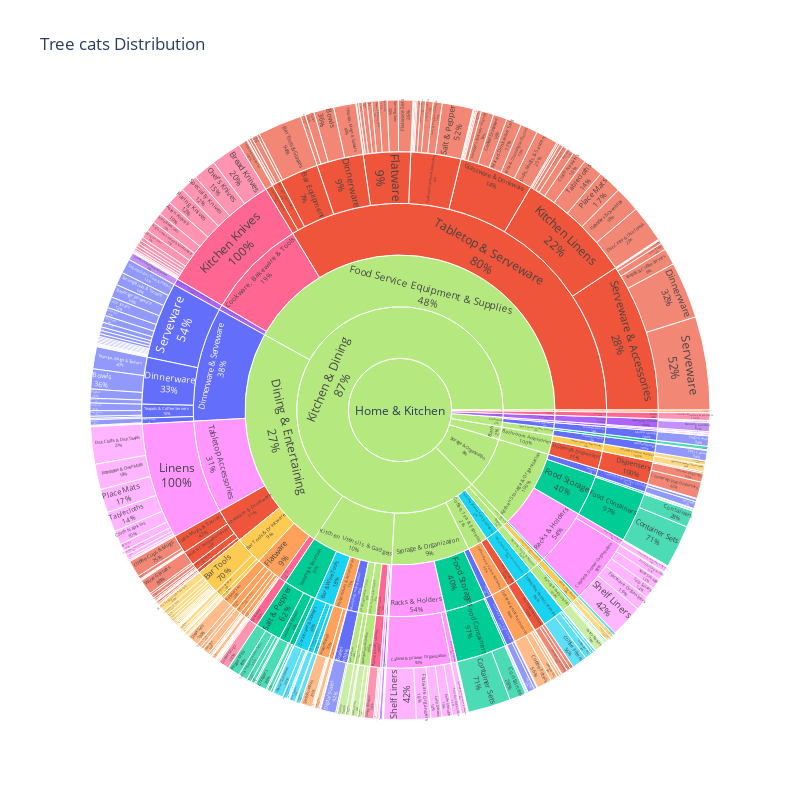

Notebook source saved alongside this figure:
### Code cell
ch_group=ch[[0,1,2,3,4,5,'categories']].groupby([0,1,2,3,4,5],as_index = False).sum()

fig = px.sunburst(ch_group,
                  path=[0,1,2,3,4,5,],
                  values='categories',
                  title="Tree cats Distribution",
                  width=800, 
                  height=800,
                  color=3)
fig.update_traces(textinfo="label+percent parent")
fig.show()
fig.write_html("ch.html")

### Figure 1 — Plotly figure (JSON) as saved in the notebook; plotly's stock layout.template omitted (floating-point values rounded to 4 significant figures; data arrays with more than 128 entries replaced by an {"elided": "..."} marker saying what was removed)
{"data": [{"branchvalues": "total", "customdata": {"elided": "422x1 str values"}, "domain": {"x": [0, 1], "y": [0, 1]}, "hovertemplate": "labels=%{label}<br>categories=%{value}<br>parent=%{parent}<br>id=%{id}<br>3=%{customdata[0]}<extra></extra>", "ids": {"elided": "422 str values"}, "labels": {"elided": "422 str values"}, "marker": {"colors": {"elided": "422 str values"}}, "name": "", "parents": {"elided": "422 str values"}, "textinfo": "label+percent parent", "type": "sunburst", "values": {"elided": "422 int values"}}], "layout": {"height": 800, "legend": {"tracegroupgap": 0}, "title": {"text": "Tree cats Distribution"}, "width": 800}}
